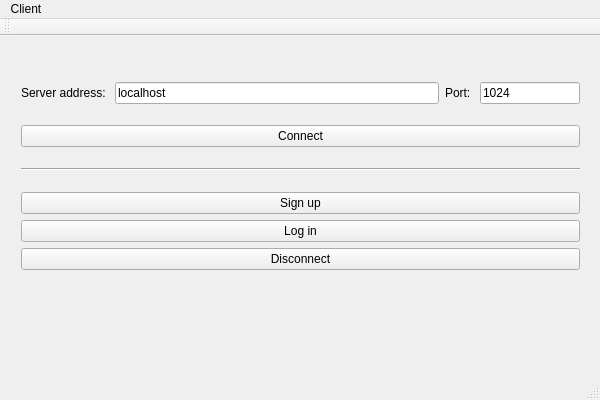
<?xml version="1.0" encoding="UTF-8"?>
<ui version="4.0">
 <class>client</class>
 <widget class="QMainWindow" name="client">
  <property name="geometry">
   <rect>
    <x>0</x>
    <y>0</y>
    <width>600</width>
    <height>400</height>
   </rect>
  </property>
  <property name="minimumSize">
   <size>
    <width>600</width>
    <height>400</height>
   </size>
  </property>
  <property name="maximumSize">
   <size>
    <width>600</width>
    <height>400</height>
   </size>
  </property>
  <property name="windowTitle">
   <string>client</string>
  </property>
  <property name="styleSheet">
   <string notr="true">QToolTip {
    border: 1px solid #76797C;
    background-color: #5A7566;
    color: white;
    padding: 0px;                /*remove padding, for fix combobox tooltip.*/
    opacity: 200;
}

QWidget {
    color: #eff0f1;
    background-color: #31363b;
    selection-background-color: #3daee9;
    selection-color: #eff0f1;
    background-clip: border;
    border-image: none;
    border: 0px transparent black;
    outline: 0;
}

QWidget:item:hover {
    background-color: #18465d;
    color: #eff0f1;
}

QWidget:item:selected {
    background-color: #18465d;
}

QCheckBox {
    spacing: 5px;
    outline: none;
    color: #eff0f1;
    margin-bottom: 2px;
}

QCheckBox:disabled {
    color: #76797C;
}

QCheckBox::indicator,
QGroupBox::indicator {
    width: 18px;
    height: 18px;
}

QGroupBox::indicator {
    margin-left: 2px;
}

QCheckBox::indicator:unchecked,
QGroupBox::indicator:unchecked {
    image: url(:/qss_icons/rc/checkbox_unchecked.png);
}

QCheckBox::indicator:unchecked:hover,
QCheckBox::indicator:unchecked:focus,
QCheckBox::indicator:unchecked:pressed,
QGroupBox::indicator:unchecked:hover,
QGroupBox::indicator:unchecked:focus,
QGroupBox::indicator:unchecked:pressed {
    border: none;
    image: url(:/qss_icons/rc/checkbox_unchecked_focus.png);
}

QCheckBox::indicator:checked,
QGroupBox::indicator:checked {
    image: url(:/qss_icons/rc/checkbox_checked.png);
}

QCheckBox::indicator:checked:hover,
QCheckBox::indicator:checked:focus,
QCheckBox::indicator:checked:pressed,
QGroupBox::indicator:checked:hover,
QGroupBox::indicator:checked:focus,
QGroupBox::indicator:checked:pressed {
    border: none;
    image: url(:/qss_icons/rc/checkbox_checked_focus.png);
}

QCheckBox::indicator:indeterminate {
    image: url(:/qss_icons/rc/checkbox_indeterminate.png);
}

QCheckBox::indicator:indeterminate:focus,
QCheckBox::indicator:indeterminate:hover,
QCheckBox::indicator:indeterminate:pressed {
    image: url(:/qss_icons/rc/checkbox_indeterminate_focus.png);
}

QCheckBox::indicator:checked:disabled,
QGroupBox::indicator:checked:disabled {
    image: url(:/qss_icons/rc/checkbox_checked_disabled.png);
}

QCheckBox::indicator:unchecked:disabled,
QGroupBox::indicator:unchecked:disabled {
    image: url(:/qss_icons/rc/checkbox_unchecked_disabled.png);
}

QRadioButton {
    spacing: 5px;
    outline: none;
    color: #eff0f1;
    margin-bottom: 2px;
}

QRadioButton:disabled {
    color: #76797C;
}

QRadioButton::indicator {
    width: 21px;
    height: 21px;
}

QRadioButton::indicator:unchecked {
    image: url(:/qss_icons/rc/radio_unchecked.png);
}

QRadioButton::indicator:unchecked:hover,
QRadioButton::indicator:unchecked:focus,
QRadioButton::indicator:unchecked:pressed {
    border: none;
    outline: none;
    image: url(:/qss_icons/rc/radio_unchecked_focus.png);
}

QRadioButton::indicator:checked {
    border: none;
    outline: none;
    image: url(:/qss_icons/rc/radio_checked.png);
}

QRadioButton::indicator:checked:hover,
QRadioButton::indicator:checked:focus,
QRadioButton::indicator:checked:pressed {
    border: none;
    outline: none;
    image: url(:/qss_icons/rc/radio_checked_focus.png);
}

QRadioButton::indicator:checked:disabled {
    outline: none;
    image: url(:/qss_icons/rc/radio_checked_disabled.png);
}

QRadioButton::indicator:unchecked:disabled {
    image: url(:/qss_icons/rc/radio_unchecked_disabled.png);
}

QMenuBar {
    background-color: #31363b;
    color: #eff0f1;
}

QMenuBar::item {
    background: transparent;
}

QMenuBar::item:selected {
    background: transparent;
    border: 1px solid #76797C;
}

QMenuBar::item:pressed {
    border: 1px solid #76797C;
    background-color: #3daee9;
    color: #eff0f1;
    margin-bottom: -1px;
    padding-bottom: 1px;
}

QMenu {
    border: 1px solid #76797C;
    color: #eff0f1;
    margin: 2px;
}

QMenu::icon {
    margin: 5px;
}

QMenu::item {
    padding: 5px 30px 5px 30px;
    border: 1px solid transparent;
    /* reserve space for selection border */
}

QMenu::item:selected {
    color: #eff0f1;
}

QMenu::separator {
    height: 2px;
    background: lightblue;
    margin-left: 10px;
    margin-right: 5px;
}

QMenu::indicator {
    width: 18px;
    height: 18px;
}


/* non-exclusive indicator = check box style indicator
   (see QActionGroup::setExclusive) */

QMenu::indicator:non-exclusive:unchecked {
    image: url(:/qss_icons/rc/checkbox_unchecked.png);
}

QMenu::indicator:non-exclusive:unchecked:selected {
    image: url(:/qss_icons/rc/checkbox_unchecked_disabled.png);
}

QMenu::indicator:non-exclusive:checked {
    image: url(:/qss_icons/rc/checkbox_checked.png);
}

QMenu::indicator:non-exclusive:checked:selected {
    image: url(:/qss_icons/rc/checkbox_checked_disabled.png);
}


/* exclusive indicator = radio button style indicator (see QActionGroup::setExclusive) */

QMenu::indicator:exclusive:unchecked {
    image: url(:/qss_icons/rc/radio_unchecked.png);
}

QMenu::indicator:exclusive:unchecked:selected {
    image: url(:/qss_icons/rc/radio_unchecked_disabled.png);
}

QMenu::indicator:exclusive:checked {
    image: url(:/qss_icons/rc/radio_checked.png);
}

QMenu::indicator:exclusive:checked:selected {
    image: url(:/qss_icons/rc/radio_checked_disabled.png);
}

QMenu::right-arrow {
    margin: 5px;
    image: url(:/qss_icons/rc/right_arrow.png)
}

QWidget:disabled {
    color: #454545;
    background-color: #31363b;
}

QAbstractItemView {
    alternate-background-color: #31363b;
    color: #eff0f1;
    border: 1px solid #3A3939;
    border-radius: 2px;
}

QWidget:focus,
QMenuBar:focus {
    border: 1px solid #3daee9;
}

QTabWidget:focus,
QCheckBox:focus,
QRadioButton:focus,
QSlider:focus {
    border: none;
}

QLineEdit {
    background-color: #232629;
    padding: 5px;
    border-style: solid;
    border: 1px solid #76797C;
    border-radius: 2px;
    color: #eff0f1;
}

QAbstractItemView QLineEdit {
    padding: 0;
}

QGroupBox {
    border: 1px solid #76797C;
    border-radius: 2px;
    margin-top: 20px;
}

QGroupBox::title {
    subcontrol-origin: margin;
    subcontrol-position: top center;
    padding-left: 10px;
    padding-right: 10px;
    padding-top: 10px;
}

QAbstractScrollArea {
    border-radius: 2px;
    border: 1px solid #76797C;
    background-color: transparent;
}

QScrollBar:horizontal {
    height: 15px;
    margin: 3px 15px 3px 15px;
    border: 1px transparent #2A2929;
    border-radius: 4px;
    background-color: #2A2929;
}

QScrollBar::handle:horizontal {
    background-color: #605F5F;
    min-width: 5px;
    border-radius: 4px;
}

QScrollBar::add-line:horizontal {
    margin: 0px 3px 0px 3px;
    border-image: url(:/qss_icons/rc/right_arrow_disabled.png);
    width: 10px;
    height: 10px;
    subcontrol-position: right;
    subcontrol-origin: margin;
}

QScrollBar::sub-line:horizontal {
    margin: 0px 3px 0px 3px;
    border-image: url(:/qss_icons/rc/left_arrow_disabled.png);
    height: 10px;
    width: 10px;
    subcontrol-position: left;
    subcontrol-origin: margin;
}

QScrollBar::add-line:horizontal:hover,
QScrollBar::add-line:horizontal:on {
    border-image: url(:/qss_icons/rc/right_arrow.png);
    height: 10px;
    width: 10px;
    subcontrol-position: right;
    subcontrol-origin: margin;
}

QScrollBar::sub-line:horizontal:hover,
QScrollBar::sub-line:horizontal:on {
    border-image: url(:/qss_icons/rc/left_arrow.png);
    height: 10px;
    width: 10px;
    subcontrol-position: left;
    subcontrol-origin: margin;
}

QScrollBar::up-arrow:horizontal,
QScrollBar::down-arrow:horizontal {
    background: none;
}

QScrollBar::add-page:horizontal,
QScrollBar::sub-page:horizontal {
    background: none;
}

QScrollBar:vertical {
    background-color: #2A2929;
    width: 15px;
    margin: 15px 3px 15px 3px;
    border: 1px transparent #2A2929;
    border-radius: 4px;
}

QScrollBar::handle:vertical {
    background-color: #605F5F;
    min-height: 5px;
    border-radius: 4px;
}

QScrollBar::sub-line:vertical {
    margin: 3px 0px 3px 0px;
    border-image: url(:/qss_icons/rc/up_arrow_disabled.png);
    height: 10px;
    width: 10px;
    subcontrol-position: top;
    subcontrol-origin: margin;
}

QScrollBar::add-line:vertical {
    margin: 3px 0px 3px 0px;
    border-image: url(:/qss_icons/rc/down_arrow_disabled.png);
    height: 10px;
    width: 10px;
    subcontrol-position: bottom;
    subcontrol-origin: margin;
}

QScrollBar::sub-line:vertical:hover,
QScrollBar::sub-line:vertical:on {
    border-image: url(:/qss_icons/rc/up_arrow.png);
    height: 10px;
    width: 10px;
    subcontrol-position: top;
    subcontrol-origin: margin;
}

QScrollBar::add-line:vertical:hover,
QScrollBar::add-line:vertical:on {
    border-image: url(:/qss_icons/rc/down_arrow.png);
    height: 10px;
    width: 10px;
    subcontrol-position: bottom;
    subcontrol-origin: margin;
}

QScrollBar::up-arrow:vertical,
QScrollBar::down-arrow:vertical {
    background: none;
}

QScrollBar::add-page:vertical,
QScrollBar::sub-page:vertical {
    background: none;
}

QTextEdit {
    background-color: #232629;
    color: #eff0f1;
    border: 1px solid #76797C;
}

QPlainTextEdit {
    background-color: #232629;
    ;
    color: #eff0f1;
    border-radius: 2px;
    border: 1px solid #76797C;
}

QHeaderView::section {
    background-color: #76797C;
    color: #eff0f1;
    padding: 5px;
    border: 1px solid #76797C;
}

QSizeGrip {
    image: url(:/qss_icons/rc/sizegrip.png);
    width: 12px;
    height: 12px;
}

QMainWindow::separator {
    background-color: #31363b;
    color: white;
    padding-left: 4px;
    spacing: 2px;
    border: 1px dashed #76797C;
}

QMainWindow::separator:hover {
    background-color: #787876;
    color: white;
    padding-left: 4px;
    border: 1px solid #76797C;
    spacing: 2px;
}

QMenu::separator {
    height: 1px;
    background-color: #76797C;
    color: white;
    padding-left: 4px;
    margin-left: 10px;
    margin-right: 5px;
}

QFrame {
    border-radius: 2px;
    border: 1px solid #76797C;
}

QFrame[frameShape=&quot;0&quot;] {
    border-radius: 2px;
    border: 1px transparent #76797C;
}

QStackedWidget {
    border: 1px transparent black;
}

QToolBar {
    border: 1px transparent #393838;
    background: 1px solid #31363b;
    font-weight: bold;
}

QToolBar::handle:horizontal {
    image: url(:/qss_icons/rc/Hmovetoolbar.png);
}

QToolBar::handle:vertical {
    image: url(:/qss_icons/rc/Vmovetoolbar.png);
}

QToolBar::separator:horizontal {
    image: url(:/qss_icons/rc/Hsepartoolbar.png);
}

QToolBar::separator:vertical {
    image: url(:/qss_icons/rc/Vsepartoolbar.png);
}

QToolButton#qt_toolbar_ext_button {
    background: #58595a
}

QPushButton {
    color: #eff0f1;
    background-color: #31363b;
    border-width: 1px;
    border-color: #76797C;
    border-style: solid;
    padding: 5px;
    border-radius: 2px;
    outline: none;
}

QPushButton:disabled {
    background-color: #31363b;
    border-width: 1px;
    border-color: #454545;
    border-style: solid;
    padding-top: 5px;
    padding-bottom: 5px;
    padding-left: 10px;
    padding-right: 10px;
    border-radius: 2px;
    color: #454545;
}

QPushButton:focus {
    background-color: #3daee9;
    color: white;
}

QPushButton:pressed {
    background-color: #3daee9;
    padding-top: -15px;
    padding-bottom: -17px;
}

QComboBox {
    selection-background-color: #3daee9;
    border-style: solid;
    border: 1px solid #76797C;
    border-radius: 2px;
    padding: 5px;
    min-width: 75px;
}

QPushButton:checked {
    background-color: #76797C;
    border-color: #6A6969;
}

QComboBox:hover,
QPushButton:hover,
QAbstractSpinBox:hover,
QLineEdit:hover,
QTextEdit:hover,
QPlainTextEdit:hover,
QAbstractView:hover,
QTreeView:hover {
    border: 1px solid #3daee9;
    color: #eff0f1;
}

QComboBox:on {
    padding-top: 3px;
    padding-left: 4px;
    selection-background-color: #4a4a4a;
}

QComboBox QAbstractItemView {
    background-color: #232629;
    border-radius: 2px;
    border: 1px solid #76797C;
    selection-background-color: #18465d;
}

QComboBox::drop-down {
    subcontrol-origin: padding;
    subcontrol-position: top right;
    width: 15px;
    border-left-width: 0px;
    border-left-color: darkgray;
    border-left-style: solid;
    border-top-right-radius: 3px;
    border-bottom-right-radius: 3px;
}

QComboBox::down-arrow {
    image: url(:/qss_icons/rc/down_arrow_disabled.png);
}

QComboBox::down-arrow:on,
QComboBox::down-arrow:hover,
QComboBox::down-arrow:focus {
    image: url(:/qss_icons/rc/down_arrow.png);
}

QAbstractSpinBox {
    padding: 5px;
    border: 1px solid #76797C;
    background-color: #232629;
    color: #eff0f1;
    border-radius: 2px;
    min-width: 75px;
}

QAbstractSpinBox:up-button {
    background-color: transparent;
    subcontrol-origin: border;
    subcontrol-position: center right;
}

QAbstractSpinBox:down-button {
    background-color: transparent;
    subcontrol-origin: border;
    subcontrol-position: center left;
}

QAbstractSpinBox::up-arrow,
QAbstractSpinBox::up-arrow:disabled,
QAbstractSpinBox::up-arrow:off {
    image: url(:/qss_icons/rc/up_arrow_disabled.png);
    width: 10px;
    height: 10px;
}

QAbstractSpinBox::up-arrow:hover {
    image: url(:/qss_icons/rc/up_arrow.png);
}

QAbstractSpinBox::down-arrow,
QAbstractSpinBox::down-arrow:disabled,
QAbstractSpinBox::down-arrow:off {
    image: url(:/qss_icons/rc/down_arrow_disabled.png);
    width: 10px;
    height: 10px;
}

QAbstractSpinBox::down-arrow:hover {
    image: url(:/qss_icons/rc/down_arrow.png);
}

QLabel {
    border: 0px solid black;
}

QTabWidget {
    border: 0px transparent black;
}

QTabWidget::pane {
    border: 1px solid #76797C;
    padding: 5px;
    margin: 0px;
}

QTabWidget::tab-bar {
    /* left: 5px; move to the right by 5px */
}

QTabBar {
    qproperty-drawBase: 0;
    border-radius: 3px;
}

QTabBar:focus {
    border: 0px transparent black;
}

QTabBar::close-button {
    image: url(:/qss_icons/rc/close.png);
    background: transparent;
}

QTabBar::close-button:hover {
    image: url(:/qss_icons/rc/close-hover.png);
    background: transparent;
}

QTabBar::close-button:pressed {
    image: url(:/qss_icons/rc/close-pressed.png);
    background: transparent;
}


/* TOP TABS */

QTabBar::tab:top {
    color: #eff0f1;
    border: 1px solid #76797C;
    border-bottom: 1px transparent black;
    background-color: #31363b;
    padding: 5px;
    min-width: 50px;
    border-top-left-radius: 2px;
    border-top-right-radius: 2px;
}

QTabBar::tab:top:selected {
    color: #eff0f1;
    background-color: #54575B;
    border: 1px solid #76797C;
    border-bottom: 2px solid #3daee9;
    border-top-left-radius: 2px;
    border-top-right-radius: 2px;
}

QTabBar::tab:top:!selected:hover {
    background-color: #3daee9;
}


/* BOTTOM TABS */

QTabBar::tab:bottom {
    color: #eff0f1;
    border: 1px solid #76797C;
    border-top: 1px transparent black;
    background-color: #31363b;
    padding: 5px;
    border-bottom-left-radius: 2px;
    border-bottom-right-radius: 2px;
    min-width: 50px;
}

QTabBar::tab:bottom:selected {
    color: #eff0f1;
    background-color: #54575B;
    border: 1px solid #76797C;
    border-top: 2px solid #3daee9;
    border-bottom-left-radius: 2px;
    border-bottom-right-radius: 2px;
}

QTabBar::tab:bottom:!selected:hover {
    background-color: #3daee9;
}


/* LEFT TABS */

QTabBar::tab:left {
    color: #eff0f1;
    border: 1px solid #76797C;
    border-left: 1px transparent black;
    background-color: #31363b;
    padding: 5px;
    border-top-right-radius: 2px;
    border-bottom-right-radius: 2px;
    min-height: 50px;
}

QTabBar::tab:left:selected {
    color: #eff0f1;
    background-color: #54575B;
    border: 1px solid #76797C;
    border-left: 2px solid #3daee9;
    border-top-right-radius: 2px;
    border-bottom-right-radius: 2px;
}

QTabBar::tab:left:!selected:hover {
    background-color: #3daee9;
}


/* RIGHT TABS */

QTabBar::tab:right {
    color: #eff0f1;
    border: 1px solid #76797C;
    border-right: 1px transparent black;
    background-color: #31363b;
    padding: 5px;
    border-top-left-radius: 2px;
    border-bottom-left-radius: 2px;
    min-height: 50px;
}

QTabBar::tab:right:selected {
    color: #eff0f1;
    background-color: #54575B;
    border: 1px solid #76797C;
    border-right: 2px solid #3daee9;
    border-top-left-radius: 2px;
    border-bottom-left-radius: 2px;
}

QTabBar::tab:right:!selected:hover {
    background-color: #3daee9;
}

QTabBar QToolButton::right-arrow:enabled {
    image: url(:/qss_icons/rc/right_arrow.png);
}

QTabBar QToolButton::left-arrow:enabled {
    image: url(:/qss_icons/rc/left_arrow.png);
}

QTabBar QToolButton::right-arrow:disabled {
    image: url(:/qss_icons/rc/right_arrow_disabled.png);
}

QTabBar QToolButton::left-arrow:disabled {
    image: url(:/qss_icons/rc/left_arrow_disabled.png);
}

QDockWidget {
    background: #31363b;
    border: 1px solid #403F3F;
    titlebar-close-icon: url(:/qss_icons/rc/close.png);
    titlebar-normal-icon: url(:/qss_icons/rc/undock.png);
}

QDockWidget::close-button,
QDockWidget::float-button {
    border: 1px solid transparent;
    border-radius: 2px;
    background: transparent;
}

QDockWidget::close-button:hover,
QDockWidget::float-button:hover {
    background: rgba(255, 255, 255, 10);
}

QDockWidget::close-button:pressed,
QDockWidget::float-button:pressed {
    padding: 1px -1px -1px 1px;
    background: rgba(255, 255, 255, 10);
}

QTreeView,
QListView {
    border: 1px solid #76797C;
    background-color: #232629;
}

QTreeView:branch:selected,
QTreeView:branch:hover {
    background: url(:/qss_icons/rc/transparent.png);
}

QTreeView::branch:has-siblings:!adjoins-item {
    border-image: url(:/qss_icons/rc/transparent.png);
}

QTreeView::branch:has-siblings:adjoins-item {
    border-image: url(:/qss_icons/rc/transparent.png);
}

QTreeView::branch:!has-children:!has-siblings:adjoins-item {
    border-image: url(:/qss_icons/rc/transparent.png);
}

QTreeView::branch:has-children:!has-siblings:closed,
QTreeView::branch:closed:has-children:has-siblings {
    image: url(:/qss_icons/rc/branch_closed.png);
}

QTreeView::branch:open:has-children:!has-siblings,
QTreeView::branch:open:has-children:has-siblings {
    image: url(:/qss_icons/rc/branch_open.png);
}

QTreeView::branch:has-children:!has-siblings:closed:hover,
QTreeView::branch:closed:has-children:has-siblings:hover {
    image: url(:/qss_icons/rc/branch_closed-on.png);
}

QTreeView::branch:open:has-children:!has-siblings:hover,
QTreeView::branch:open:has-children:has-siblings:hover {
    image: url(:/qss_icons/rc/branch_open-on.png);
}

QListView::item:!selected:hover,
QTreeView::item:!selected:hover {
    background: #18465d;
    outline: 0;
    color: #eff0f1
}

QListView::item:selected:hover,
QTreeView::item:selected:hover {
    background: #287399;
    color: #eff0f1;
}

QTreeView::indicator:checked,
QListView::indicator:checked {
    image: url(:/qss_icons/rc/checkbox_checked.png);
}

QTreeView::indicator:unchecked,
QListView::indicator:unchecked {
    image: url(:/qss_icons/rc/checkbox_unchecked.png);
}

QTreeView::indicator:indeterminate,
QListView::indicator:indeterminate {
    image: url(:/qss_icons/rc/checkbox_indeterminate.png);
}

QTreeView::indicator:checked:hover,
QTreeView::indicator:checked:focus,
QTreeView::indicator:checked:pressed,
QListView::indicator:checked:hover,
QListView::indicator:checked:focus,
QListView::indicator:checked:pressed {
    image: url(:/qss_icons/rc/checkbox_checked_focus.png);
}

QTreeView::indicator:unchecked:hover,
QTreeView::indicator:unchecked:focus,
QTreeView::indicator:unchecked:pressed,
QListView::indicator:unchecked:hover,
QListView::indicator:unchecked:focus,
QListView::indicator:unchecked:pressed {
    image: url(:/qss_icons/rc/checkbox_unchecked_focus.png);
}

QTreeView::indicator:indeterminate:hover,
QTreeView::indicator:indeterminate:focus,
QTreeView::indicator:indeterminate:pressed,
QListView::indicator:indeterminate:hover,
QListView::indicator:indeterminate:focus,
QListView::indicator:indeterminate:pressed {
    image: url(:/qss_icons/rc/checkbox_indeterminate_focus.png);
}

QSlider::groove:horizontal {
    border: 1px solid #565a5e;
    height: 4px;
    background: #565a5e;
    margin: 0px;
    border-radius: 2px;
}

QSlider::handle:horizontal {
    background: #232629;
    border: 1px solid #565a5e;
    width: 16px;
    height: 16px;
    margin: -8px 0;
    border-radius: 9px;
}

QSlider::sub-page:horizontal {
    border: 1px solid #565a5e;
    height: 4px;
    background: #3daee9;
    margin: 0px;
    border-radius: 2px;
}

QSlider::groove:vertical {
    border: 1px solid #565a5e;
    width: 4px;
    background: #565a5e;
    margin: 0px;
    border-radius: 3px;
}

QSlider::handle:vertical {
    background: #232629;
    border: 1px solid #565a5e;
    width: 16px;
    height: 16px;
    margin: 0 -8px;
    border-radius: 9px;
}

QSlider::sub-page:vertical {
    border: 1px solid #565a5e;
    width: 4px;
    background: #3daee9;
    margin: 0px;
    border-radius: 3px;
}

QToolButton {
    background-color: transparent;
    border: 1px transparent #76797C;
    border-radius: 2px;
    margin: 3px;
    padding: 5px;
}

QToolButton[popupMode=&quot;1&quot;] {
    /* only for MenuButtonPopup */
    padding-right: 20px;
    /* make way for the popup button */
    border: 1px #76797C;
    border-radius: 5px;
}

QToolButton[popupMode=&quot;2&quot;] {
    /* only for InstantPopup */
    padding-right: 10px;
    /* make way for the popup button */
    border: 1px #76797C;
}

QToolButton:hover,
QToolButton::menu-button:hover {
    background-color: transparent;
    border: 1px solid #3daee9;
    padding: 5px;
}

QToolButton:checked,
QToolButton:pressed,
QToolButton::menu-button:pressed {
    background-color: #3daee9;
    border: 1px solid #3daee9;
    padding: 5px;
}


/* the subcontrol below is used only in the InstantPopup or DelayedPopup mode */

QToolButton::menu-indicator {
    image: url(:/qss_icons/rc/down_arrow.png);
    top: -7px;
    left: -2px;
    /* shift it a bit */
}


/* the subcontrols below are used only in the MenuButtonPopup mode */

QToolButton::menu-button {
    border: 1px transparent #76797C;
    border-top-right-radius: 6px;
    border-bottom-right-radius: 6px;
    /* 16px width + 4px for border = 20px allocated above */
    width: 16px;
    outline: none;
}

QToolButton::menu-arrow {
    image: url(:/qss_icons/rc/down_arrow.png);
}

QToolButton::menu-arrow:open {
    border: 1px solid #76797C;
}

QPushButton::menu-indicator {
    subcontrol-origin: padding;
    subcontrol-position: bottom right;
    bottom: 5px;
}

QTableView {
    border: 1px solid #76797C;
    gridline-color: #31363b;
    background-color: #232629;
}

QTableView,
QHeaderView {
    border-radius: 0px;
}

QTableView::item:pressed,
QListView::item:pressed,
QTreeView::item:pressed {
    background: #18465d;
    color: #eff0f1;
}

QTableView::item:selected:active,
QTreeView::item:selected:active,
QListView::item:selected:active {
    background: #287399;
    color: #eff0f1;
}

QHeaderView {
    background-color: #31363b;
    border: 1px transparent;
    border-radius: 0px;
    margin: 0px;
    padding: 0px;
}

QHeaderView::section {
    background-color: #31363b;
    color: #eff0f1;
    padding: 5px;
    border: 1px solid #76797C;
    border-radius: 0px;
    text-align: center;
}

QHeaderView::section::vertical::first,
QHeaderView::section::vertical::only-one {
    border-top: 1px solid #76797C;
}

QHeaderView::section::vertical {
    border-top: transparent;
}

QHeaderView::section::horizontal::first,
QHeaderView::section::horizontal::only-one {
    border-left: 1px solid #76797C;
}

QHeaderView::section::horizontal {
    border-left: transparent;
}

QHeaderView::section:checked {
    color: white;
    background-color: #334e5e;
}


/* style the sort indicator */

QHeaderView::down-arrow {
    image: url(:/qss_icons/rc/down_arrow.png);
}

QHeaderView::up-arrow {
    image: url(:/qss_icons/rc/up_arrow.png);
}

QTableCornerButton::section {
    background-color: #31363b;
    border: 1px transparent #76797C;
    border-radius: 0px;
}

QToolBox {
    padding: 5px;
    border: 1px transparent black;
}

QToolBox::tab {
    color: #eff0f1;
    background-color: #31363b;
    border: 1px solid #76797C;
    border-bottom: 1px transparent #31363b;
    border-top-left-radius: 5px;
    border-top-right-radius: 5px;
}

QToolBox::tab:selected {
    /* italicize selected tabs */
    font: italic;
    background-color: #31363b;
    border-color: #3daee9;
}

QStatusBar::item {
    border: 0px transparent dark;
}

QFrame[height=&quot;3&quot;],
QFrame[width=&quot;3&quot;] {
    background-color: #76797C;
}

QSplitter::handle {
    border: 1px dashed #76797C;
}

QSplitter::handle:hover {
    background-color: #787876;
    border: 1px solid #76797C;
}

QSplitter::handle:horizontal {
    width: 1px;
}

QSplitter::handle:vertical {
    height: 1px;
}

QProgressBar {
    border: 1px solid #76797C;
    border-radius: 5px;
    text-align: center;
}

QProgressBar::chunk {
    background-color: #05B8CC;
}

QDateEdit {
    selection-background-color: #3daee9;
    border-style: solid;
    border: 1px solid #3375A3;
    border-radius: 2px;
    padding: 1px;
    min-width: 75px;
}

QDateEdit:on {
    padding-top: 3px;
    padding-left: 4px;
    selection-background-color: #4a4a4a;
}

QDateEdit QAbstractItemView {
    background-color: #232629;
    border-radius: 2px;
    border: 1px solid #3375A3;
    selection-background-color: #3daee9;
}

QDateEdit::drop-down {
    subcontrol-origin: padding;
    subcontrol-position: top right;
    width: 15px;
    border-left-width: 0px;
    border-left-color: darkgray;
    border-left-style: solid;
    border-top-right-radius: 3px;
    border-bottom-right-radius: 3px;
}

QDateEdit::down-arrow {
    image: url(:/qss_icons/rc/down_arrow_disabled.png);
}

QDateEdit::down-arrow:on,
QDateEdit::down-arrow:hover,
QDateEdit::down-arrow:focus {
    image: url(:/qss_icons/rc/down_arrow.png);
}
</string>
  </property>
  <widget class="QWidget" name="centralWidget">
   <widget class="QWidget" name="verticalLayoutWidget">
    <property name="geometry">
     <rect>
      <x>10</x>
      <y>20</y>
      <width>581</width>
      <height>241</height>
     </rect>
    </property>
    <layout class="QVBoxLayout" name="verticalLayout">
     <item>
      <layout class="QHBoxLayout" name="horizontalLayout">
       <item>
        <widget class="QLabel" name="label">
         <property name="text">
          <string>Server address: </string>
         </property>
        </widget>
       </item>
       <item>
        <widget class="QLineEdit" name="serverName">
         <property name="text">
          <string>localhost</string>
         </property>
        </widget>
       </item>
       <item>
        <widget class="QLabel" name="label_2">
         <property name="text">
          <string>Port: </string>
         </property>
        </widget>
       </item>
       <item>
        <widget class="QLineEdit" name="server_port">
         <property name="maximumSize">
          <size>
           <width>100</width>
           <height>16777215</height>
          </size>
         </property>
         <property name="text">
          <string>1024</string>
         </property>
         <property name="maxLength">
          <number>4</number>
         </property>
        </widget>
       </item>
      </layout>
     </item>
     <item>
      <layout class="QHBoxLayout" name="horizontalLayout_4">
       <item>
        <widget class="QPushButton" name="connectTo">
         <property name="text">
          <string>Connect</string>
         </property>
        </widget>
       </item>
      </layout>
     </item>
     <item>
      <widget class="Line" name="line">
       <property name="orientation">
        <enum>Qt::Horizontal</enum>
       </property>
      </widget>
     </item>
     <item>
      <layout class="QVBoxLayout" name="verticalLayout_2">
       <item>
        <widget class="QPushButton" name="Register">
         <property name="text">
          <string>Sign up</string>
         </property>
        </widget>
       </item>
       <item>
        <widget class="QPushButton" name="logIn">
         <property name="text">
          <string>Log in</string>
         </property>
        </widget>
       </item>
       <item>
        <widget class="QPushButton" name="disconnectClient">
         <property name="text">
          <string>Disconnect</string>
         </property>
        </widget>
       </item>
      </layout>
     </item>
    </layout>
   </widget>
   <widget class="QLabel" name="clientIcon">
    <property name="geometry">
     <rect>
      <x>510</x>
      <y>260</y>
      <width>64</width>
      <height>64</height>
     </rect>
    </property>
    <property name="text">
     <string/>
    </property>
   </widget>
  </widget>
  <widget class="QMenuBar" name="menuBar">
   <property name="geometry">
    <rect>
     <x>0</x>
     <y>0</y>
     <width>600</width>
     <height>25</height>
    </rect>
   </property>
   <widget class="QMenu" name="menuKlient">
    <property name="title">
     <string>Client</string>
    </property>
   </widget>
   <addaction name="menuKlient"/>
  </widget>
  <widget class="QToolBar" name="mainToolBar">
   <attribute name="toolBarArea">
    <enum>TopToolBarArea</enum>
   </attribute>
   <attribute name="toolBarBreak">
    <bool>false</bool>
   </attribute>
  </widget>
  <widget class="QStatusBar" name="statusBar"/>
 </widget>
 <layoutdefault spacing="6" margin="11"/>
 <resources/>
 <connections/>
</ui>
